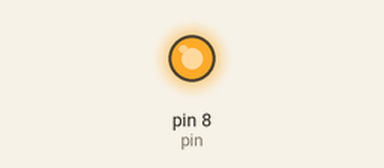
A sketch run on a simulated Arduino Uno, built with avr-gcc and run on an emulated ATmega328P. Shown: output pins drawn as LEDs (lit = HIGH).

Above: at 0.15 s.
At 17.7 s:
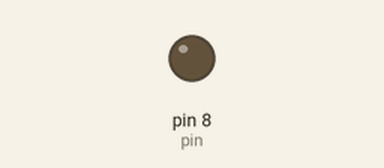
Timing chart, 0 to 23.7 s (numbered marks = the images above):
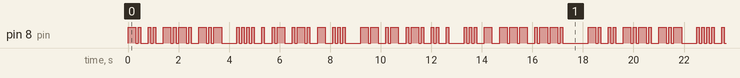

The sketch:

morse.ino
```cpp
/*
 * morse.ino
 *
 * Blink a given message onto a pin, presumable holding an LED in series with a resistor.
 */

#include <Arduino.h>

#define pin 8
static char message[] = "NICK HEARTS MARIE STOP";

/*
 * Morse code
 */
#define dotLength_ms 100  /* this is the only configurable knob; 50 ms is standard */
#define dashLength_ms (3 * dotLength_ms)
#define blinkSpaceLength_ms dotLength_ms
#define charSpaceLength_ms (3 * dotLength_ms)
#define wordSpaceLength_ms (7 * dotLength_ms)

/* The 3 high bits are length; 5 low bits are dots (0) or dashes (1).
   The LSB is the first symbol, so you read them right to left. */
#define NUM_MORSE_SYMBOLS 36  /* capital letters plus numerals */
static byte morseEncoding[] = {
	B10111111,  /* 0 is ----- */
	B10111110,  /* 1 is .---- */
	B10111100,  /* 2 is ..--- */
	B10111000,  /* 3 is ...-- */
	B10110000,  /* 4 is ....- */
	B10100000,  /* 5 is ..... */
	B10100001,  /* 6 is -.... */
	B10100011,  /* 7 is --... */
	B10100111,  /* 8 is ---.. */
	B10101111,  /* 9 is ----. */
	0,          /* : is invalid */
	0,          /* ; is invalid */
	0,          /* < is invalid */
	0,          /* = is invalid */
	0,          /* > is invalid */
	0,          /* ? is invalid */
	0,          /* @ is invalid */
	B01000010,  /* A is .- */
	B10000001,  /* B is -... */
	B10000101,  /* C is -.-. */
	B01100001,  /* D is -.. */
	B00100000,  /* E is . */
	B10000100,  /* F is ..-. */
	B01100011,  /* G is --. */
	B10000000,  /* H is .... */
	B01000000,  /* I is .. */
	B10001110,  /* J is .--- */
	B01100101,  /* K is -.- */
	B10000010,  /* L is .-.. */
	B01000011,  /* M is -- */
	B01000001,  /* N is -. */
	B01100111,  /* O is --- */
	B10000110,  /* P is .--. */
	B10001011,  /* Q is --.- */
	B01100010,  /* R is .-. */
	B01100000,  /* S is ... */
	B00100001,  /* T is - */
	B01100100,  /* U is ..- */
	B10001000,  /* V is ...- */
	B01100110,  /* W is .-- */
	B10001001,  /* X is -..- */
	B10001101,  /* Y is -.-- */
	B10000011  /* Z is --.. */
};

static void dot() {
	digitalWrite(pin, HIGH);
	delay(dotLength_ms);
	digitalWrite(pin, LOW);
}

static void dash() {
	digitalWrite(pin, HIGH);
	delay(dashLength_ms);
	digitalWrite(pin, LOW);
}

size_t messageIdx = 0;
static void advanceChar() {
	messageIdx++;
	if (messageIdx >= strlen(message)) {
		delay(wordSpaceLength_ms);  /* add implicit space before looping */
		messageIdx = 0;
	}
}

void setup() {
	digitalWrite(pin, LOW);
	pinMode(pin, OUTPUT);
}

/* proceed one character per cycle */
void loop() {
	byte encodedChar;
	byte charNumSymbols;

	/* read next char */
	char messageChar = message[messageIdx];

	/* handle special cases and validate input */
	if (messageChar == ' ') {  /* space */
		delay(wordSpaceLength_ms - charSpaceLength_ms - blinkSpaceLength_ms);
		advanceChar();
		return;
	} else if (messageChar < '0' ||
		       (messageChar > '9' && messageChar < 'A') ||
		       messageChar > 'Z') {  /* Invalid char! Skip. */
		advanceChar();
		return;
	}

	/* unpack current character encoding */
	encodedChar = morseEncoding[messageChar - '0'];
	charNumSymbols = encodedChar >> 5;  /* top three bits */

	/* iterate over symbols in char frorm right to left */
	while (charNumSymbols--) {
		if (encodedChar & 1) dash();
		else dot();
		delay(blinkSpaceLength_ms);
		encodedChar >>= 1;
	}

	/* terminate char */
	delay(charSpaceLength_ms - blinkSpaceLength_ms);
	advanceChar();
}
```

Measured:
- by itself, pin 8 (pin): moves between LOW and HIGH, repeating every 18.2 s
- by itself, everything shown: repeats every 18.2 s, in 92 steps
